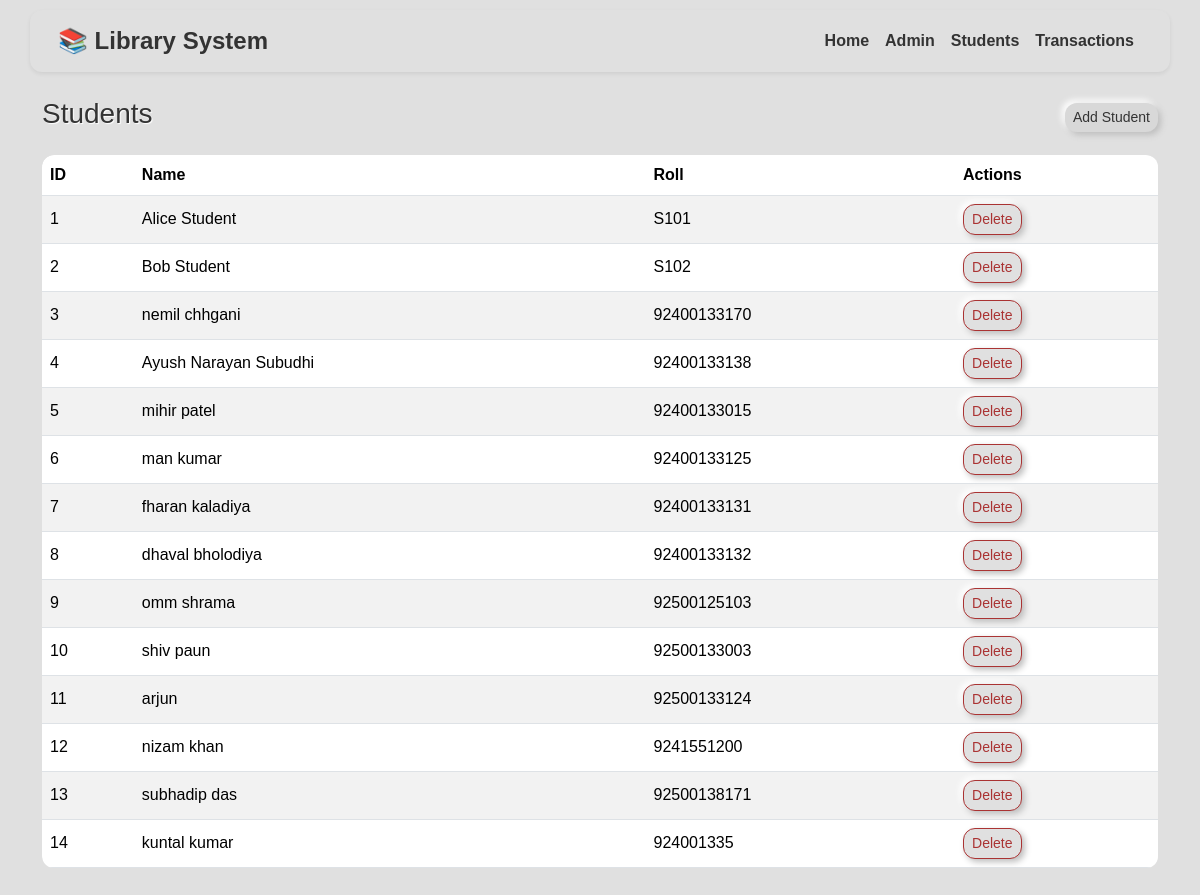
/students, run on the app's committed database.
### tables this page shows
CREATE TABLE students(
    id INTEGER PRIMARY KEY AUTOINCREMENT,
    name TEXT NOT NULL,
    roll TEXT
);

### app.py (the view)
@app.route("/students")
def students():
    db = get_db()
    students = db.execute("SELECT * FROM students").fetchall()
    return render_template("students.html", students=students)

### app.py (called while the page is built)
def get_db():
    db = getattr(g, "_database", None)
    if db is None:
        db = g._database = sqlite3.connect(DB_PATH)
        db.row_factory = sqlite3.Row
    return db

@app.teardown_appcontext
def close_connection(exception):
    db = getattr(g, "_database", None)
    if db is not None:
        db.close()

### templates/students.html (shortened to what this page needs)
{% extends "base.html" %}
{% block content %}
  <div class="d-flex justify-content-between align-items-center mb-3">
    <h3>Students</h3>
    <button class="btn btn-sm btn-success" data-bs-toggle="modal" data-bs-target="#addStudentModal">Add Student</button>
  </div>
  <table class="table table-striped">
    <thead><tr><th>ID</th><th>Name</th><th>Roll</th><th>Actions</th></tr></thead>
    <tbody>
      {% for s in students %}
      <tr><td>{{ s['id'] }}</td><td>{{ s['name'] }}</td><td>{{ s['roll'] }}</td><td><form method='post' action='{{ url_for('delete_student', student_id=s['id']) }}' style='display:inline;'><button class='btn btn-sm btn-outline-danger'>Delete</button></form></td></tr>
      {% endfor %}
    </tbody>
  </table>
{% endblock %}

### static/style.css (style rules this page uses)
body { background: #e0e0e0; font-family: 'Poppins', sans-serif; color: #333; padding-bottom: 40px; }
.btn { border: none; border-radius: 12px; box-shadow: 3px 3px 6px #bebebe, -3px -3px 6px #ffffff; transition: all 0.2s ease; }
.btn-success { background: #d8d8d8; color: #333; }
.btn-outline-danger { color: #a33; border: 1px solid #a33; background: #e0e0e0; }
.table { background: #e0e0e0; border-radius: 12px; box-shadow: inset 2px 2px 4px #bebebe, inset -2px -2px 4px #ffffff; overflow: hidden; }
.table th, .table td { vertical-align: middle; }
h3, h5 { text-shadow: 1px 1px 1px #fff; }

### data on the page
students: id "1", name "Alice Student", roll "S101"
students: id "2", name "Bob Student", roll "S102"
students: id "3", name "nemil chhgani", roll "92400133170"
students: id "4", name "Ayush Narayan Subudhi", roll "92400133138"
students: id "5", name "mihir patel", roll "92400133015"
students: id "6", name "man kumar", roll "92400133125"
students: id "7", name "fharan kaladiya", roll "92400133131"
students: id "8", name "dhaval bholodiya", roll "92400133132"
students: id "9", name "omm shrama", roll "92500125103"
students: id "10", name "shiv paun", roll "92500133003"
students: id "11", name "arjun", roll "92500133124"
students: id "12", name "nizam khan", roll "9241551200"
students: id "13", name "subhadip das", roll "92500138171"
students: id "14", name "kuntal kumar", roll "924001335"
